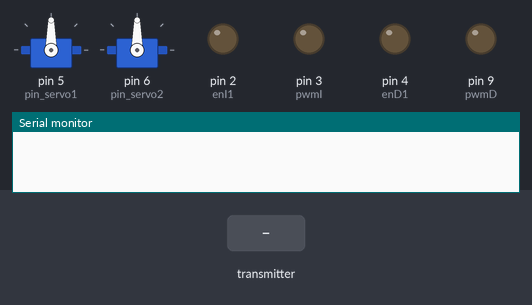
A sketch run on a simulated Arduino Uno, built with avr-gcc and run on an emulated ATmega328P. Shown: 2 × servo, output pins drawn as LEDs (lit = HIGH), the last lines printed to the serial monitor. The test bench sets the inputs (shaded band). No radio packets arrive unless stated.

Above: at 1.2 s.
1.3 s: the transmitter starts sending msg.0 = 0
At 1.8 s:
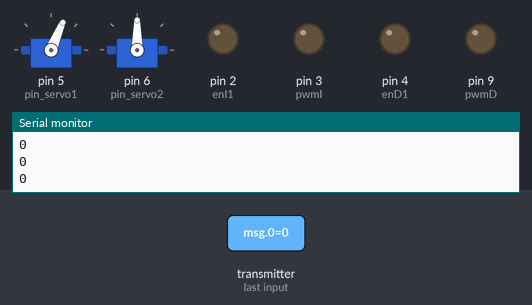
4.3 s: the transmitter starts sending msg.1 = 90
At 6.0 s:
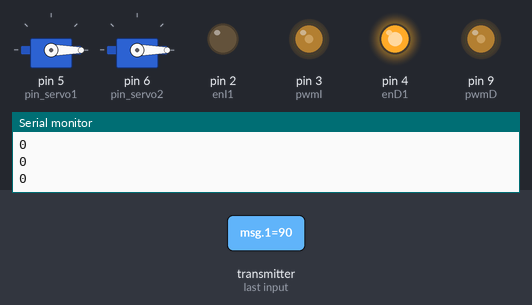
6.5 s: the transmitter starts sending msg.4 = 90
At 9.2 s:
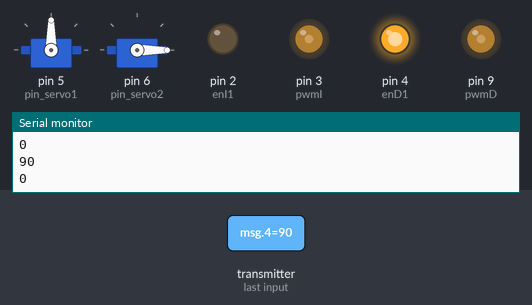
9.5 s: the transmitter starts sending msg.5 = 90
At 12.2 s:
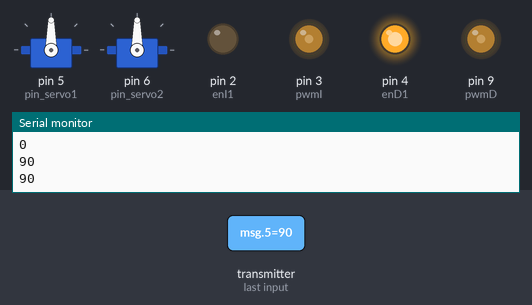
12.5 s: the transmitter starts sending msg.4 = 1
At 15.2 s:
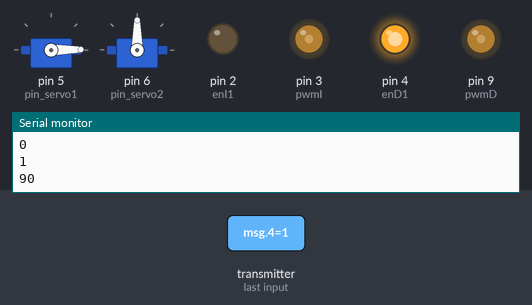
15.5 s: the transmitter starts sending msg.5 = 2
At 16.02 s:
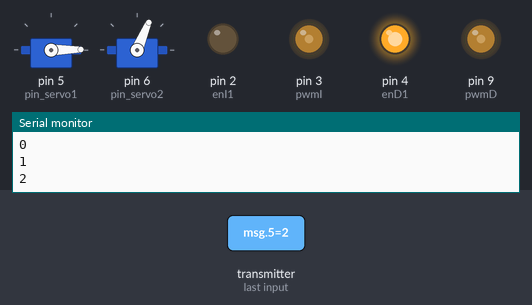
Timing chart, 0 to 18.8 s (numbered marks = the images above; inputs shaded):
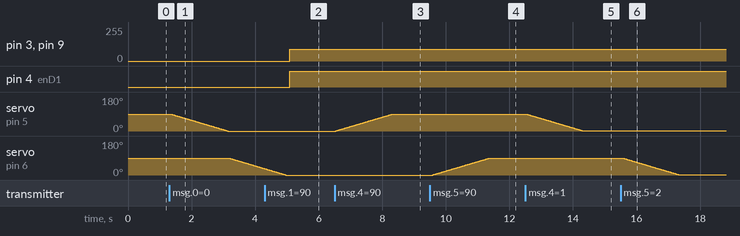

Measured:
- after the input at 1.3 s, servo on pin 5 (pin_servo1): moves from 90° to 0° over 1.8 s, starting after 0.05 s; servo on pin 6 (pin_servo2): moves from 90° to 34° over 1.1 s, starting after 1.9 s
- after the input at 4.3 s, pin 3 (pwmI), pin 9 (pwmD): 0/255 → 90/255 after 0.79 s; pin 4 (enD1): LOW → HIGH after 0.79 s
- after the input at 6.5 s, servo on pin 5 (pin_servo1): moves from 0° to 90° over 1.8 s, starting at once
- after the input at 9.5 s, servo on pin 6 (pin_servo2): moves from 0° to 90° over 1.8 s, starting after 0.09 s
- after the input at 12.5 s, servo on pin 5 (pin_servo1): moves from 90° to 1° over 1.8 s, starting at once
- after the input at 15.5 s, servo on pin 6 (pin_servo2): moves from 90° to 2° over 1.7 s, starting after 0.07 s

The sketch:

HACKATHON_UGV.ino
```cpp
#include <Servo.h>
#include <nRF24L01.h>
#include <RF24.h>
#include <RF24_config.h>
#include <SPI.h>

int msg[16];
RF24 radio(8,10);
const uint64_t pipe = 0xABCDABCD71LL;

int pwmI=3, enI1=2,pwmD=9, enD1=4;

Servo s1;
Servo s2;
int pin_servo1=5;//arriba
int pin_servo2=6;
int poss1=0;
int possant1=0;
int poss2=0;
int possant2=0;

void setup() {
  // put your setup code here, to run once:
  pinMode(pwmI,OUTPUT);
  pinMode(enI1,OUTPUT);
  pinMode(pwmD,OUTPUT);
  pinMode(enD1,OUTPUT);
  Serial.begin(9600);
  radio.begin();
  radio.openReadingPipe(1,pipe);
  radio.startListening();
  s1.attach(pin_servo1);
  s2.attach(pin_servo2);
}
void loop() {
  // put your main code here, to run repeatedly:
  if(radio.available()){
    Serial.println("OK");
    radio.read(msg,16);
    for(int i=0;i<6;i++){
      Serial.println(msg[i]);
      switch(i){
        case 0:{
          if(msg[i]>10){
            avanzar(msg[i]);
          }
          break;
        }
        case 1:{
          if(msg[i]>10){
            retroceder(msg[i]);
          }
          break;
        }
        case 2:{
          break;
        }
        case 3:{
          break;
        }
        case 4:{
          moveSM1(msg[4]);
          break;
        }
        case 5:{
          moveSM2(msg[5]);
          break;
        }
      }
    }
  }
  delay(100);
}
void moveSM1(int posact1){
  possant1=s1.read();
  if(possant1<posact1){
    for (int i = possant1; i <= posact1; i++ ){
      s1.write(i);
      delay(20);
    }
  }
  else if(possant1>posact1){
    for (int i = possant1; i >= posact1; i-- ){
      s1.write(i);
      delay(20);
    }
  }
}
void moveSM2(int posact2){
  possant2=s2.read();
  if(possant2<posact2){
    for (int i = possant2; i <= posact2; i++ ){
      s2.write(i);
      delay(20);
    }
  }
  else if(possant2>posact2){
    for (int i = possant2; i >= posact2; i-- ){
      s2.write(i);
      delay(20);
    }
  }
}
void avanzar(int pwm){
  analogWrite(pwmI,pwm);
  analogWrite(pwmD,pwm);
  digitalWrite(enI1,HIGH);
  digitalWrite(enD1,LOW);
}
void retroceder(int pwm){
  analogWrite(pwmI,pwm);
  analogWrite(pwmD,pwm);
  digitalWrite(enI1,LOW);
  digitalWrite(enD1,HIGH);
}
```
